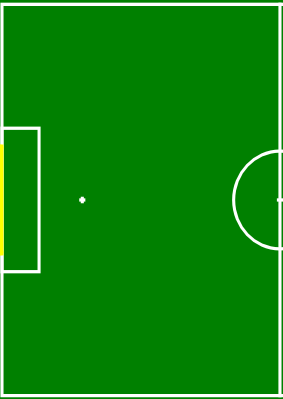
#> input picture actual_field_half.png, 283 x 399 px, found by its file name
$ python test_window.py   (Python 2 division)
#> lines starting #> are read from the running program, lines starting #| are printed output that depends on the picture
import cv2
import numpy as np
import sys
import math
import pickle
#from matplotlib import pyplot as plt

FIELD_WIDTH = 6000 / 10
FIELD_LENGTH = 9000 / 10

def nothing(*arg):
	pass

def main():
	actual_fn = '/home/vctr/Dropbox/_UNSW/Robocup/vctr_field_transform/actual_field_half.png'
	actual_img = cv2.imread(actual_fn)
#> actual_img is the input picture: shape (399, 283, 3); mean B, G, R 11.7, 134.3, 12.6
 	actual_img_resize = cv2.resize(actual_img,(FIELD_LENGTH / 2, FIELD_WIDTH), interpolation = cv2.INTER_LINEAR)
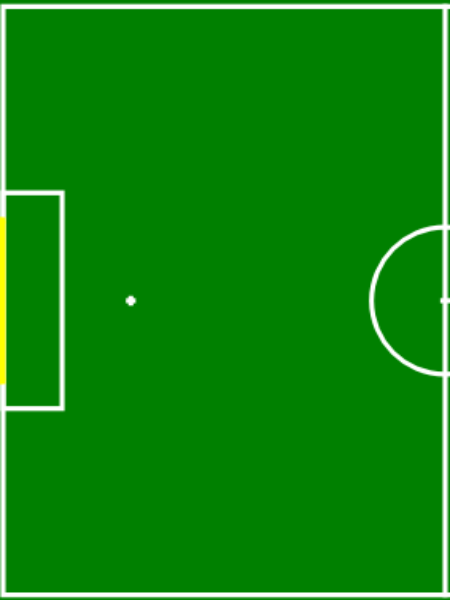
#> actual_img_resize: shape (600, 450, 3); mean B, G, R 11.7, 134.3, 12.6

 	lines = [1, 2, 3]
	cv2.namedWindow('Playback')
	cv2.createTrackbar('frame', 'Playback', 0, len(lines), nothing)

	while True:
		frame = cv2.getTrackbarPos('frame', 'Playback')


		cv2.imshow('Playback', actual_img_resize)

		if frame == 1:
			cv2.setTrackbarPos('Playback', 'frame', 2)

		ch = cv2.waitKey(5) & 0xFF
#> (key Esc is pressed here)
		if ch == 27:
			break

if __name__ == '__main__':
	main()

$ run again, with actual_full_field (no off field).png copied over actual_field_half.png
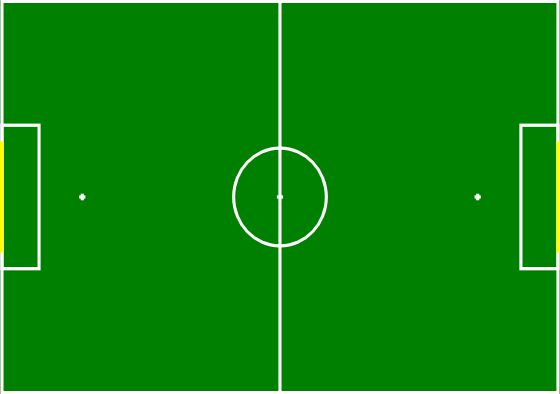
#> input picture actual_full_field (no off field).png, 560 x 394 px, found by its file name
#> in main, actual_img is the input picture: shape (394, 560, 3); mean B, G, R 10.1, 133.5, 11
#> in main, `actual_img_resize = cv2.resize(actual_img,(FIELD_LENGTH / 2, FIELD_WID..`:
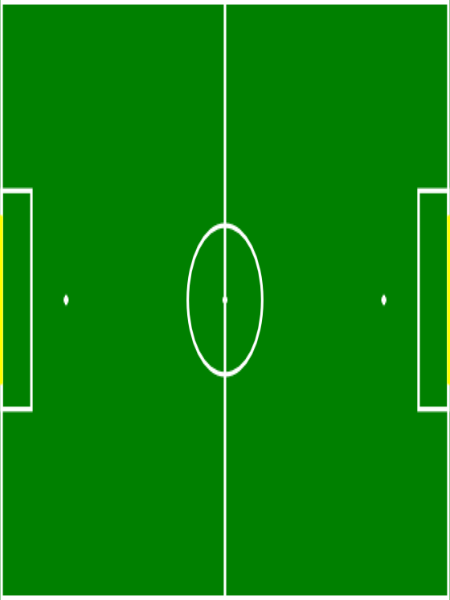
#> actual_img_resize: shape (600, 450, 3); mean B, G, R 10, 133.4, 10.9

$ run again, with field.png copied over actual_field_half.png
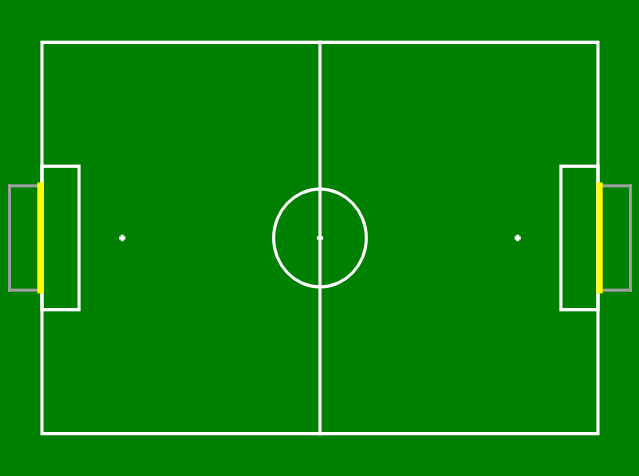
#> input picture field.png, 639 x 476 px, found by its file name
#> in main, actual_img is the input picture: shape (476, 639, 3); mean B, G, R 8.1, 132.5, 9.2
#> in main, `actual_img_resize = cv2.resize(actual_img,(FIELD_LENGTH / 2, FIELD_WID..`:
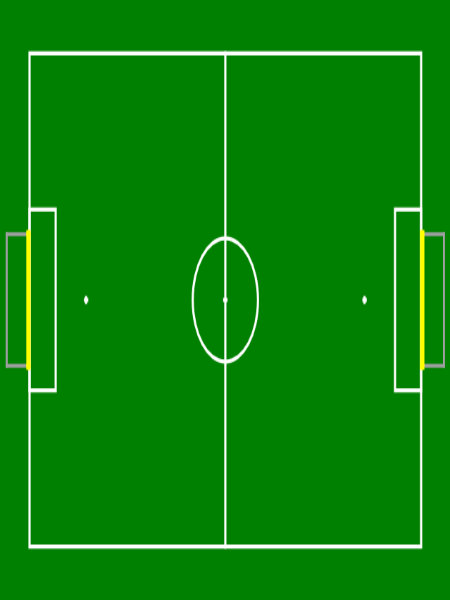
#> actual_img_resize: shape (600, 450, 3); mean B, G, R 8.1, 132.5, 9.2
